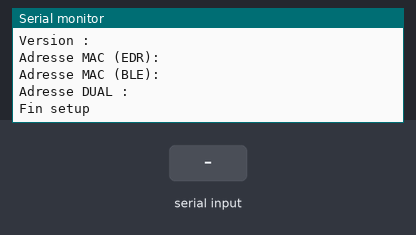
Recording of a sketch running on a simulated Arduino Uno, built with avr-gcc and run on an emulated ATmega328P. Parts: the last lines printed to the serial monitor. The test bench sets the inputs (shaded band).

Above: at 14.2 s.
14.3 s: "ButtonRecuCapteur" received over Serial
At 16.5 s:
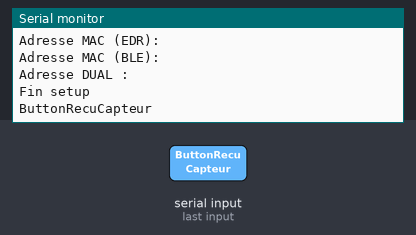
16.8 s: "Button1" received over Serial
At 18.3 s:
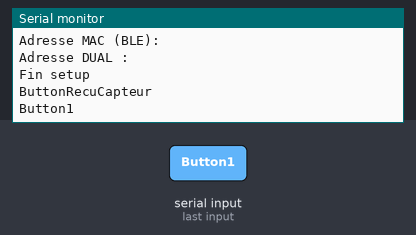

Measured:
- after the input at 14.3 s, the serial monitor: prints a new line after 1.0 s (image 1)
- after the input at 16.8 s, the serial monitor: prints a new line after 1.0 s (image 2)

The sketch:

bluetooth_dual_mode.ino
```cpp
#include <SoftwareSerial.h>   //Software Serial Port

#define RxD 2
#define TxD 3
#define vitesse_arduino 9600
#define vitesse_bluetooth 115200
SoftwareSerial blueToothSerial(RxD,TxD);

String recvChar;
String emitChar;
String commande_bluetooth="";

void setup()
{
  Serial.begin(vitesse_arduino);
  pinMode(RxD, INPUT);
  pinMode(TxD, OUTPUT);


  Serial.println("Debut setup");
  blueToothSerial.begin(vitesse_bluetooth);
  blueToothSerial.flush();
  blueToothSerial.print("AT");
  Serial.println(blueToothSerial.readString());
  blueToothSerial.print("AT+NAMEEDR.bluetooth10"); //Nom Module
  Serial.print("Nom du module (EDR) : ");
  Serial.println(blueToothSerial.readString());
  blueToothSerial.print("AT+NAMBBLE.bluetooth10"); //Nom Module
  Serial.print("Nom du module (BLE) : ");
  Serial.println(blueToothSerial.readString());
  blueToothSerial.print("AT+SCAN?"); //Nom Module
  Serial.print("SCAN : ");
  Serial.println(blueToothSerial.readString());
  Serial.print("Vitesse de transmission : ");
  blueToothSerial.print("AT+BAUD?"); // Vitesse Transmission
  Serial.println(blueToothSerial.readString());
  Serial.print("Code Pin (EDR): ");
  blueToothSerial.print("AT+PINE?"); // Code PIN
  Serial.println(blueToothSerial.readString());
  Serial.print("Code Pin (BLE): ");
  blueToothSerial.print("AT+PINB?"); // Code PIN
  Serial.println(blueToothSerial.readString());
  Serial.print("Version : ");
  blueToothSerial.print("AT+VERS?"); // Version
  Serial.println(blueToothSerial.readString());
  Serial.print("Adresse MAC (EDR): ");
  blueToothSerial.print("AT+ADDE?"); // Température du module
  Serial.println(blueToothSerial.readString());
  Serial.print("Adresse MAC (BLE): ");
  blueToothSerial.print("AT+ADDB?"); // Température du module
  Serial.println(blueToothSerial.readString());
  Serial.print("Adresse DUAL : ");
  blueToothSerial.print("AT+DUAL?"); // Température du module
  Serial.println(blueToothSerial.readString());
  Serial.println("Fin setup");
  delay(2000);
  blueToothSerial.flush();
}

void loop()
{

  if(blueToothSerial.available()>0)
  {
     recvChar = blueToothSerial.readString();
     int lenghtChar=recvChar.length();
//     Serial.print("longeur chaine : ");
//     Serial.println(lenghtChar);
//     Serial.print("Chaine de base : ");
//     Serial.println(recvChar);

     recvChar.remove(lenghtChar-2);
//     Serial.print("chaine sans saut : ");
//     Serial.println(recvChar);

    commande_bluetooth = recvChar;
//    Serial.print("commande ble : ");
//    Serial.println(commande_bluetooth);
//    Serial.print("longeur ble : ");
//    Serial.println(commande_bluetooth.length());

//    Serial.print(blueToothSerial.read());
//    Serial.write(blueToothSerial.read());
  }
  if(Serial.available()>0)
  {
    emitChar  = Serial.readString();
    Serial.println(emitChar);
    blueToothSerial.print(emitChar);
//    blueToothSerial.write(Serial.read());
//    blueToothSerial.print(Serial.read());
  }

//  Serial.print(commande_bluetooth);

  if(commande_bluetooth.equalsIgnoreCase("ButtonRecuCapteur"))
  {
    Serial.println("Emission vers le telephone");
    emitChar="&";
    emitChar=emitChar+"Valeur 1";
    emitChar=emitChar+"%";
    blueToothSerial.print(emitChar);
    commande_bluetooth="";
  }
  if(commande_bluetooth.equalsIgnoreCase("Button1"))
  {
    Serial.println("Action de la commande Button 1");
    commande_bluetooth="";
  }
  if(commande_bluetooth.equalsIgnoreCase("Button2"))
  {
    Serial.println("Action de la commande Button 2");
    commande_bluetooth="";
  }
  if(commande_bluetooth.equalsIgnoreCase("Button3"))
  {
    Serial.println("Action de la commande Button 3");
    commande_bluetooth="";
  }
  if(commande_bluetooth.equalsIgnoreCase("Button4"))
  {
    Serial.println("Action de la commande Button 4");
    commande_bluetooth="";
  }
}
```
